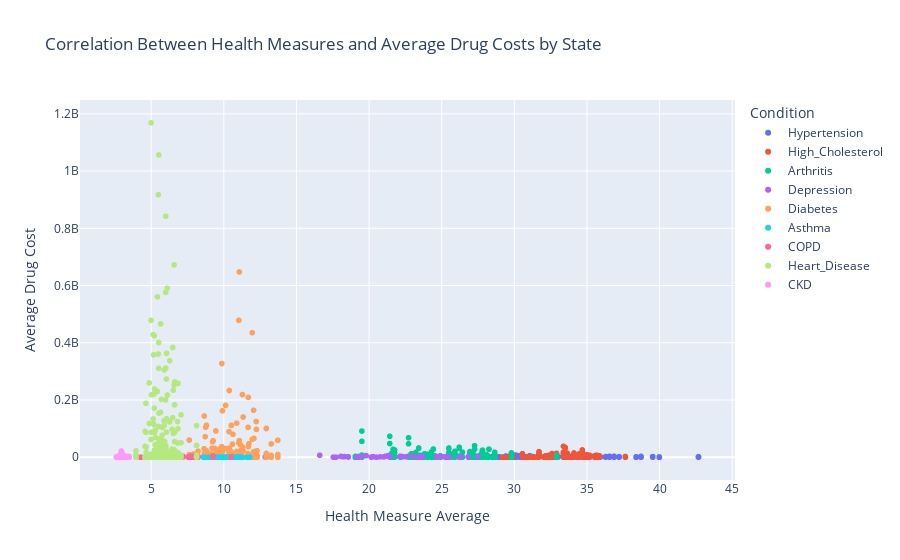

Notebook code cell kept with this figure:
### Markdown cell above
### **1. Correlation Between Health Measures and Average Drug Costs**

### Code cell
# SQL Query: Correlation Between Health Measures and Average Drug Costs
query = """
SELECT 
    GEO_VALUE AS State,
    Measure_Short AS Condition,
    Gnrc_Name AS Drug_Name,
    AVG(Tot_Drug_Cst) AS Avg_Drug_Cost,
    Weighted_Average AS Health_Measure_Average
FROM 
    final_merged_data
GROUP BY 
    GEO_VALUE, Measure_Short, Gnrc_Name, Weighted_Average
ORDER BY 
    Health_Measure_Average DESC;
"""

# Load the data into a DataFrame
correlation_df = pd.read_sql_query(query, conn)

# Create an interactive plot using plotly
fig = px.scatter(correlation_df, x='Health_Measure_Average', y='Avg_Drug_Cost', color='Condition',
                 hover_name='State', hover_data=['Drug_Name'],
                 title='Correlation Between Health Measures and Average Drug Costs by State')

fig.update_layout(xaxis_title='Health Measure Average', yaxis_title='Average Drug Cost')
fig.show()

### Figure 1 — Plotly figure (JSON) as saved in the notebook; plotly's stock layout.template omitted (floating-point values rounded to 4 significant figures; data arrays with more than 128 entries replaced by an {"elided": "..."} marker saying what was removed)
{"data": [{"customdata": {"elided": "500x1 str values"}, "hovertemplate": "<b>%{hovertext}</b><br><br>Condition=Hypertension<br>Health_Measure_Average=%{x}<br>Avg_Drug_Cost=%{y}<br>Drug_Name=%{customdata[0]}<extra></extra>", "hovertext": {"elided": "500 str values"}, "legendgroup": "Hypertension", "marker": {"color": "#636efa", "symbol": "circle"}, "mode": "markers", "name": "Hypertension", "showlegend": true, "type": "scattergl", "x": {"elided": "500 float values"}, "xaxis": "x", "y": {"elided": "500 float values"}, "yaxis": "y"}, {"customdata": {"elided": "350x1 str values"}, "hovertemplate": "<b>%{hovertext}</b><br><br>Condition=High_Cholesterol<br>Health_Measure_Average=%{x}<br>Avg_Drug_Cost=%{y}<br>Drug_Name=%{customdata[0]}<extra></extra>", "hovertext": {"elided": "350 str values"}, "legendgroup": "High_Cholesterol", "marker": {"color": "#EF553B", "symbol": "circle"}, "mode": "markers", "name": "High_Cholesterol", "showlegend": true, "type": "scattergl", "x": {"elided": "350 float values"}, "xaxis": "x", "y": {"elided": "350 float values"}, "yaxis": "y"}, {"customdata": {"elided": "399x1 str values"}, "hovertemplate": "<b>%{hovertext}</b><br><br>Condition=Arthritis<br>Health_Measure_Average=%{x}<br>Avg_Drug_Cost=%{y}<br>Drug_Name=%{customdata[0]}<extra></extra>", "hovertext": {"elided": "399 str values"}, "legendgroup": "Arthritis", "marker": {"color": "#00cc96", "symbol": "circle"}, "mode": "markers", "name": "Arthritis", "showlegend": true, "type": "scattergl", "x": {"elided": "399 float values"}, "xaxis": "x", "y": {"elided": "399 float values"}, "yaxis": "y"}, {"customdata": [["Mirtazapine"], ["Mirtazapine"], ["Mirtazapine"], ["Mirtazapine"], ["Mirtazapine"], ["Mirtazapine"], ["Mirtazapine"], ["Mirtazapine"], ["Mirtazapine"], ["Mirtazapine"], ["Mirtazapine"], ["Mirtazapine"], ["Mirtazapine"], ["Mirtazapine"], ["Mirtazapine"], ["Mirtazapine"], ["Mirtazapine"], ["Mirtazapine"], ["Mirtazapine"], ["Mirtazapine"], ["Mirtazapine"], ["Mirtazapine"], ["Mirtazapine"], ["Mirtazapine"], ["Mirtazapine"], ["Mirtazapine"], ["Mirtazapine"], ["Mirtazapine"], ["Mirtazapine"], ["Mirtazapine"], ["Mirtazapine"], ["Mirtazapine"], ["Mirtazapine"], ["Mirtazapine"], ["Mirtazapine"], ["Mirtazapine"], ["Mirtazapine"], ["Mirtazapine"], ["Mirtazapine"], ["Mirtazapine"], ["Mirtazapine"], ["Mirtazapine"], ["Mirtazapine"], ["Mirtazapine"], ["Mirtazapine"], ["Mirtazapine"], ["Mirtazapine"], ["Mirtazapine"], ["Mirtazapine"], ["Mirtazapine"]], "hovertemplate": "<b>%{hovertext}</b><br><br>Condition=Depression<br>Health_Measure_Average=%{x}<br>Avg_Drug_Cost=%{y}<br>Drug_Name=%{customdata[0]}<extra></extra>", "hovertext": ["West Virginia", "Kentucky", "Tennessee", "Vermont", "Oregon", "Louisiana", "Washington", "Arkansas", "Rhode Island", "Utah", "Maine", "Oklahoma", "Indiana", "Missouri", "Michigan", "Montana", "Idaho", "New Hampshire", "Ohio", "Alabama", "Minnesota", "North Carolina", "Wisconsin", "Colorado", "Mississippi", "Pennsylvania", "Texas", "Massachusetts", "New Mexico", "South Carolina", "Wyoming", "District of Columbia", "Virginia", "Kansas", "Connecticut", "Alaska", "New York", "Georgia", "Arizona", "North Dakota", "Nevada", "Iowa", "New Jersey", "Maryland", "Illinois", "Delaware", "Nebraska", "South Dakota", "California", "Hawaii"], "legendgroup": "Depression", "marker": {"color": "#ab63fa", "symbol": "circle"}, "mode": "markers", "name": "Depression", "showlegend": true, "type": "scattergl", "x": [27.48, 26.82, 26.33, 26.19, 25.53, 25.29, 25.04, 25.0, 24.78, 24.67, 24.64, 24.63, 24.63, 23.71, 23.45, 23.45, 23.33, 23.3, 22.97, 22.57, 22.35, 22.15, 22.1, 21.47, 21.41, 21.32, 21.27, 21.13, 21.02, 20.78, 20.53, 20.5, 20.29, 20.27, 20.22, 20.15, 19.79, 19.44, 19.4, 19.14, 18.57, 18.56, 18.3, 18.22, 18.05, 17.73, 17.67, 17.54, 16.6, 12.85], "xaxis": "x", "y": [1054000.0, 1381000.0, 2248000.0, 389500.0, 1059000.0, 2183000.0, 1713000.0, 1694000.0, 1156000.0, 697900.0, 571100.0, 1493000.0, 1920000.0, 2067000.0, 2375000.0, 409000.0, 272200.0, 976800.0, 3924000.0, 1369000.0, 1924000.0, 3306000.0, 1980000.0, 1093000.0, 1111000.0, 4331000.0, 4943000.0, 3304000.0, 1052000.0, 1334000.0, 159800.0, 319900.0, 1790000.0, 1437000.0, 1576000.0, 152700.0, 5903000.0, 2013000.0, 1431000.0, 372900.0, 809900.0, 1813000.0, 2422000.0, 1618000.0, 2927000.0, 292000.0, 459100.0, 439500.0, 6864000.0, 615400.0], "yaxis": "y"}, {"customdata": {"elided": "300x1 str values"}, "hovertemplate": "<b>%{hovertext}</b><br><br>Condition=Diabetes<br>Health_Measure_Average=%{x}<br>Avg_Drug_Cost=%{y}<br>Drug_Name=%{customdata[0]}<extra></extra>", "hovertext": {"elided": "300 str values"}, "legendgroup": "Diabetes", "marker": {"color": "#FFA15A", "symbol": "circle"}, "mode": "markers", "name": "Diabetes", "showlegend": true, "type": "scattergl", "x": {"elided": "300 float values"}, "xaxis": "x", "y": {"elided": "300 float values"}, "yaxis": "y"}, {"customdata": {"elided": "150x1 str values"}, "hovertemplate": "<b>%{hovertext}</b><br><br>Condition=Asthma<br>Health_Measure_Average=%{x}<br>Avg_Drug_Cost=%{y}<br>Drug_Name=%{customdata[0]}<extra></extra>", "hovertext": {"elided": "150 str values"}, "legendgroup": "Asthma", "marker": {"color": "#19d3f3", "symbol": "circle"}, "mode": "markers", "name": "Asthma", "showlegend": true, "type": "scattergl", "x": {"elided": "150 float values"}, "xaxis": "x", "y": {"elided": "150 float values"}, "yaxis": "y"}, {"customdata": [["Budesonide"], ["Roflumilast"], ["Budesonide"], ["Roflumilast"], ["Budesonide"], ["Roflumilast"], ["Budesonide"], ["Roflumilast"], ["Budesonide"], ["Roflumilast"], ["Budesonide"], ["Roflumilast"], ["Budesonide"], ["Roflumilast"], ["Budesonide"], ["Roflumilast"], ["Budesonide"], ["Roflumilast"], ["Budesonide"], ["Roflumilast"], ["Budesonide"], ["Roflumilast"], ["Budesonide"], ["Roflumilast"], ["Budesonide"], ["Roflumilast"], ["Budesonide"], ["Roflumilast"], ["Budesonide"], ["Roflumilast"], ["Budesonide"], ["Roflumilast"], ["Budesonide"], ["Roflumilast"], ["Budesonide"], ["Roflumilast"], ["Budesonide"], ["Roflumilast"], ["Budesonide"], ["Roflumilast"], ["Budesonide"], ["Roflumilast"], ["Budesonide"], ["Roflumilast"], ["Budesonide"], ["Roflumilast"], ["Budesonide"], ["Roflumilast"], ["Budesonide"], ["Roflumilast"], ["Budesonide"], ["Roflumilast"], ["Budesonide"], ["Roflumilast"], ["Budesonide"], ["Roflumilast"], ["Budesonide"], ["Roflumilast"], ["Budesonide"], ["Roflumilast"], ["Budesonide"], ["Roflumilast"], ["Budesonide"], ["Roflumilast"], ["Budesonide"], ["Roflumilast"], ["Budesonide"], ["Roflumilast"], ["Budesonide"], ["Roflumilast"], ["Budesonide"], ["Roflumilast"], ["Budesonide"], ["Roflumilast"], ["Budesonide"], ["Roflumilast"], ["Budesonide"], ["Roflumilast"], ["Budesonide"], ["Roflumilast"], ["Budesonide"], ["Roflumilast"], ["Budesonide"], ["Roflumilast"], ["Budesonide"], ["Roflumilast"], ["Budesonide"], ["Roflumilast"], ["Budesonide"], ["Roflumilast"], ["Budesonide"], ["Roflumilast"], ["Budesonide"], ["Roflumilast"], ["Budesonide"], ["Roflumilast"], ["Budesonide"], ["Roflumilast"], ["Budesonide"], ["Roflumilast"]], "hovertemplate": "<b>%{hovertext}</b><br><br>Condition=COPD<br>Health_Measure_Average=%{x}<br>Avg_Drug_Cost=%{y}<br>Drug_Name=%{customdata[0]}<extra></extra>", "hovertext": ["West Virginia", "West Virginia", "Kentucky", "Kentucky", "Tennessee", "Tennessee", "Arkansas", "Arkansas", "Louisiana", "Louisiana", "Ohio", "Ohio", "Mississippi", "Mississippi", "Alabama", "Alabama", "Missouri", "Missouri", "Indiana", "Indiana", "Maine", "Maine", "Oklahoma", "Oklahoma", "Michigan", "Michigan", "South Carolina", "South Carolina", "Nevada", "Nevada", "North Carolina", "North Carolina", "Wyoming", "Wyoming", "Pennsylvania", "Pennsylvania", "Iowa", "Iowa", "Delaware", "Delaware", "Georgia", "Georgia", "Montana", "Montana", "New Hampshire", "New Hampshire", "Oregon", "Oregon", "New Mexico", "New Mexico", "Idaho", "Idaho", "Kansas", "Kansas", "Arizona", "Arizona", "Texas", "Texas", "Alaska", "Alaska", "Vermont", "Vermont", "New York", "New York", "South Dakota", "South Dakota", "Virginia", "Virginia", "Illinois", "Illinois", "Rhode Island", "Rhode Island", "Massachusetts", "Massachusetts", "Wisconsin", "Wisconsin", "Nebraska", "Nebraska", "North Dakota", "North Dakota", "Connecticut", "Connecticut", "Washington", "Washington", "Colorado", "Colorado", "New Jersey", "New Jersey", "Maryland", "Maryland", "California", "California", "Minnesota", "Minnesota", "Utah", "Utah", "District of Columbia", "District of Columbia", "Hawaii", "Hawaii"], "legendgroup": "COPD", "marker": {"color": "#FF6692", "symbol": "circle"}, "mode": "markers", "name": "COPD", "showlegend": true, "type": "scattergl", "x": [10.51, 10.51, 9.255, 9.255, 8.224, 8.224, 8.122, 8.122, 8.039, 8.039, 7.994, 7.994, 7.893, 7.893, 7.756, 7.756, 7.737, 7.737, 7.735, 7.735, 7.625, 7.625, 7.557, 7.557, 7.195, 7.195, 6.893, 6.893, 6.782, 6.782, 6.714, 6.714, 6.634, 6.634, 6.587, 6.587, 6.408, 6.408, 6.302, 6.302, 6.279, 6.279, 6.277, 6.277, 6.254, 6.254, 6.249, 6.249, 6.248, 6.248, 6.239, 6.239, 6.198, 6.198, 6.194, 6.194, 6.182, 6.182, 6.176, 6.176, 6.051, 6.051, 6.047, 6.047, 6.046, 6.046, 6.044, 6.044, 5.926, 5.926, 5.758, 5.758, 5.678, 5.678, 5.618, 5.618, 5.553, 5.553, 5.507, 5.507, 5.431, 5.431, 5.345, 5.345, 5.219, 5.219, 5.194, 5.194, 5.157, 5.157, 5.074, 5.074, 4.969, 4.969, 4.841, 4.841, 4.3, 4.3, 4.244, 4.244], "xaxis": "x", "y": [162200.0, 1528000.0, 523500.0, 4417000.0, 657100.0, 3157000.0, 184800.0, 1456000.0, 425100.0, 1557000.0, 1169000.0, 5825000.0, 227400.0, 1484000.0, 398400.0, 1721000.0, 618600.0, 3575000.0, 685700.0, 4217000.0, 236700.0, 789600.0, 323100.0, 1428000.0, 1167000.0, 2847000.0, 481200.0, 1914000.0, 159700.0, 655100.0, 679400.0, 3239000.0, 58400.0, 151100.0, 1332000.0, 4908000.0, 469300.0, 1146000.0, 116300.0, 209900.0, 636600.0, 3461000.0, 124700.0, 239300.0, 182500.0, 373400.0, 359700.0, 759000.0, 177300.0, 290400.0, 196000.0, 264200.0, 342100.0, 954300.0, 476800.0, 1193000.0, 1236000.0, 5511000.0, 70250.0, 124100.0, 111900.0, 217400.0, 2729000.0, 6067000.0, 163400.0, 241600.0, 578500.0, 1929000.0, 1040000.0, 3027000.0, 129600.0, 336800.0, 1224000.0, 2440000.0, 744200.0, 1748000.0, 185600.0, 770300.0, 138800.0, 481600.0, 503600.0, 1208000.0, 607700.0, 1068000.0, 420500.0, 774800.0, 871300.0, 2252000.0, 537600.0, 970900.0, 1748000.0, 5492000.0, 659700.0, 938000.0, 163200.0, 364300.0, 38790.0, 88900.0, 76740.0, 165200.0], "yaxis": "y"}, {"customdata": {"elided": "500x1 str values"}, "hovertemplate": "<b>%{hovertext}</b><br><br>Condition=Heart_Disease<br>Health_Measure_Average=%{x}<br>Avg_Drug_Cost=%{y}<br>Drug_Name=%{customdata[0]}<extra></extra>", "hovertext": {"elided": "500 str values"}, "legendgroup": "Heart_Disease", "marker": {"color": "#B6E880", "symbol": "circle"}, "mode": "markers", "name": "Heart_Disease", "showlegend": true, "type": "scattergl", "x": {"elided": "500 float values"}, "xaxis": "x", "y": {"elided": "500 float values"}, "yaxis": "y"}, {"customdata": {"elided": "348x1 str values"}, "hovertemplate": "<b>%{hovertext}</b><br><br>Condition=CKD<br>Health_Measure_Average=%{x}<br>Avg_Drug_Cost=%{y}<br>Drug_Name=%{customdata[0]}<extra></extra>", "hovertext": {"elided": "348 str values"}, "legendgroup": "CKD", "marker": {"color": "#FF97FF", "symbol": "circle"}, "mode": "markers", "name": "CKD", "showlegend": true, "type": "scattergl", "x": {"elided": "348 float values"}, "xaxis": "x", "y": {"elided": "348 float values"}, "yaxis": "y"}], "layout": {"legend": {"title": {"text": "Condition"}, "tracegroupgap": 0}, "title": {"text": "Correlation Between Health Measures and Average Drug Costs by State"}, "xaxis": {"anchor": "y", "domain": [0, 1], "title": {"text": "Health Measure Average"}}, "yaxis": {"anchor": "x", "domain": [0, 1], "title": {"text": "Average Drug Cost"}}}}
